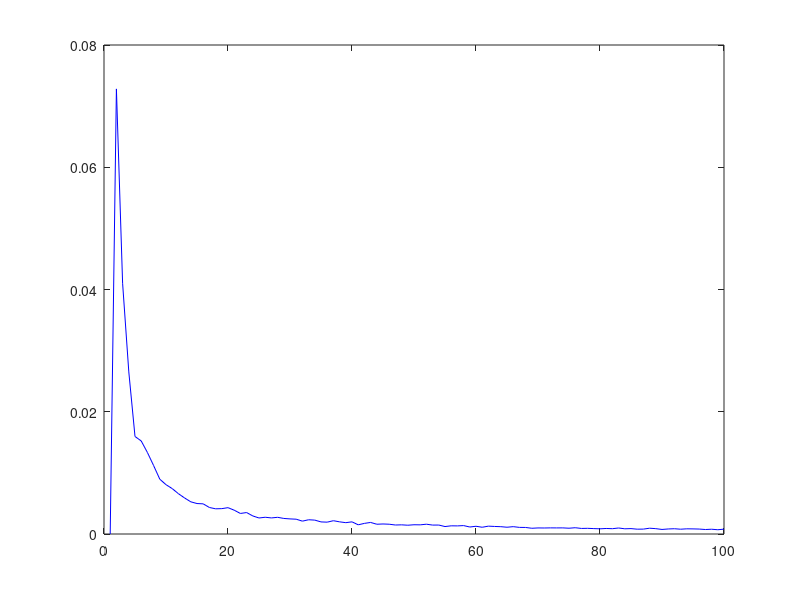

Write the MATLAB code that produced this figure. (Note: this script raises an error after producing the figure.)
colors = ['b','g','k','m','c','y','r','b','g','k'];
if(~exist('len'))
  len = 1000;
end

j = 1;
%for len = [100 500 1000 5000];
for pstep = [1 0.5 0.1 0.01]
  clear ft;
  clear gft;
  for loop = 1:50
    steps = binornd(1,0.5,1,len) - 0.5;
    ifstep = binornd(1,pstep,1,len);
    path = cumsum(steps .* ifstep);
    ft(loop,:) = abs(fft(path - mean(path)));
    gpath = cumsum(randn(1,len));
    gft(loop,:) = abs(fft(gpath - mean(gpath)));
  end
mft = mean(ft) / trapz(mean(ft));
plot(mft(1:100),'Color',colors(j));
hold on;
labels{j} = sprintf('%d fixed steps pstep %.2f',len,pstep);
if(showgauss)
mft = mean(gft) / trapz(mean(gft));
j = j+1;
line  = plot(mft(1:100),'Color',colors(j));
labels{j} = sprintf('%d Gaussian steps',len);
end;
j = j+1;
end
legend(labels);
